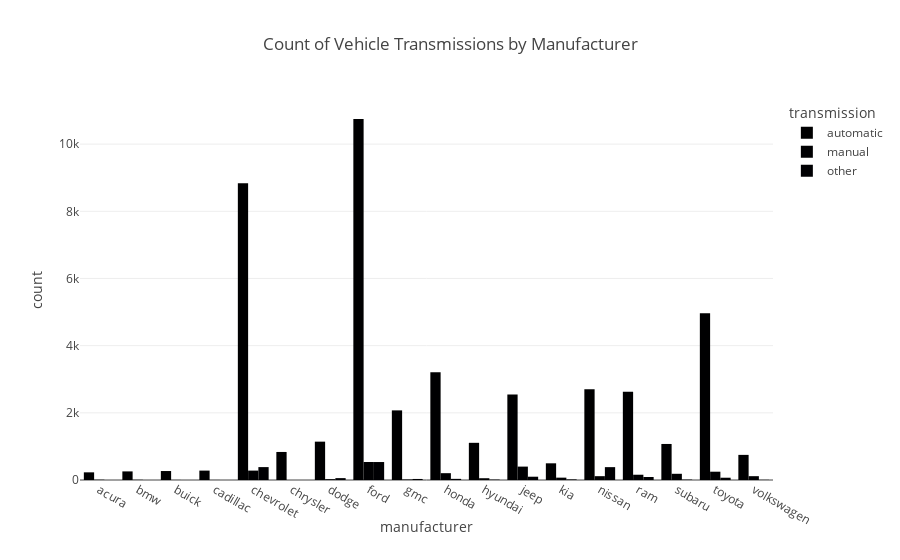

This figure's notebook cell:
### Code cell
fig = px.bar(transmission_counts,
             x='manufacturer',
             y='count',
             color='transmission', # This will create different bars/colors for each transmission type
             barmode='group', # This ensures that the bars for each transmission type are grouped
             title='Count of Vehicle Transmissions by Manufacturer')

fig.show()

### Figure 1 — Plotly figure (JSON) as saved in the notebook; plotly's stock layout.template omitted (floating-point values rounded to 4 significant figures)
{"data": [{"alignmentgroup": "True", "hovertemplate": "transmission=automatic<br>manufacturer=%{x}<br>count=%{y}<extra></extra>", "legendgroup": "automatic", "marker": {"color": "#000001", "pattern": {"shape": ""}}, "name": "automatic", "offsetgroup": "automatic", "orientation": "v", "showlegend": true, "textposition": "auto", "type": "bar", "x": ["acura", "bmw", "buick", "cadillac", "chevrolet", "chrysler", "dodge", "ford", "gmc", "honda", "hyundai", "jeep", "kia", "nissan", "ram", "subaru", "toyota", "volkswagen"], "xaxis": "x", "y": [228, 256, 267, 280, 8834, 835, 1142, 10749, 2073, 3210, 1107, 2543, 497, 2701, 2625, 1073, 4967, 748], "yaxis": "y"}, {"alignmentgroup": "True", "hovertemplate": "transmission=manual<br>manufacturer=%{x}<br>count=%{y}<extra></extra>", "legendgroup": "manual", "marker": {"color": "#000002", "pattern": {"shape": ""}}, "name": "manual", "offsetgroup": "manual", "orientation": "v", "showlegend": true, "textposition": "auto", "type": "bar", "x": ["acura", "bmw", "buick", "cadillac", "chevrolet", "chrysler", "dodge", "ford", "gmc", "honda", "hyundai", "jeep", "kia", "nissan", "ram", "subaru", "toyota", "volkswagen"], "xaxis": "x", "y": [8, 6, 2, 2, 280, 1, 25, 536, 16, 203, 53, 399, 70, 114, 157, 185, 247, 114], "yaxis": "y"}, {"alignmentgroup": "True", "hovertemplate": "transmission=other<br>manufacturer=%{x}<br>count=%{y}<extra></extra>", "legendgroup": "other", "marker": {"color": "#000003", "pattern": {"shape": ""}}, "name": "other", "offsetgroup": "other", "orientation": "v", "showlegend": true, "textposition": "auto", "type": "bar", "x": ["bmw", "cadillac", "chevrolet", "chrysler", "dodge", "ford", "gmc", "honda", "hyundai", "jeep", "kia", "nissan", "ram", "subaru", "toyota", "volkswagen"], "xaxis": "x", "y": [1, 1, 384, 1, 56, 535, 31, 34, 12, 98, 18, 383, 89, 12, 68, 5], "yaxis": "y"}], "layout": {"barmode": "group", "legend": {"title": {"text": "transmission"}, "tracegroupgap": 0}, "title": {"text": "Count of Vehicle Transmissions by Manufacturer"}, "xaxis": {"anchor": "y", "domain": [0, 1], "title": {"text": "manufacturer"}}, "yaxis": {"anchor": "x", "domain": [0, 1], "title": {"text": "count"}}}}
